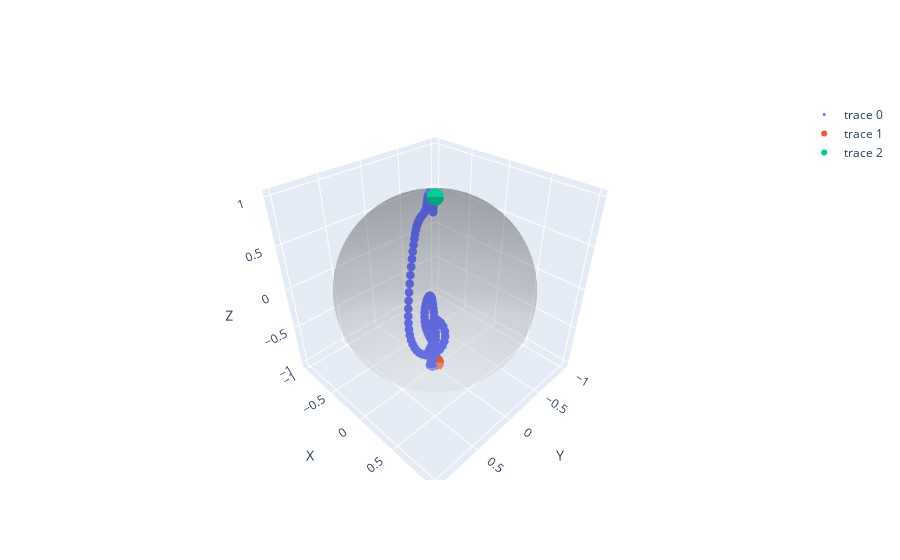
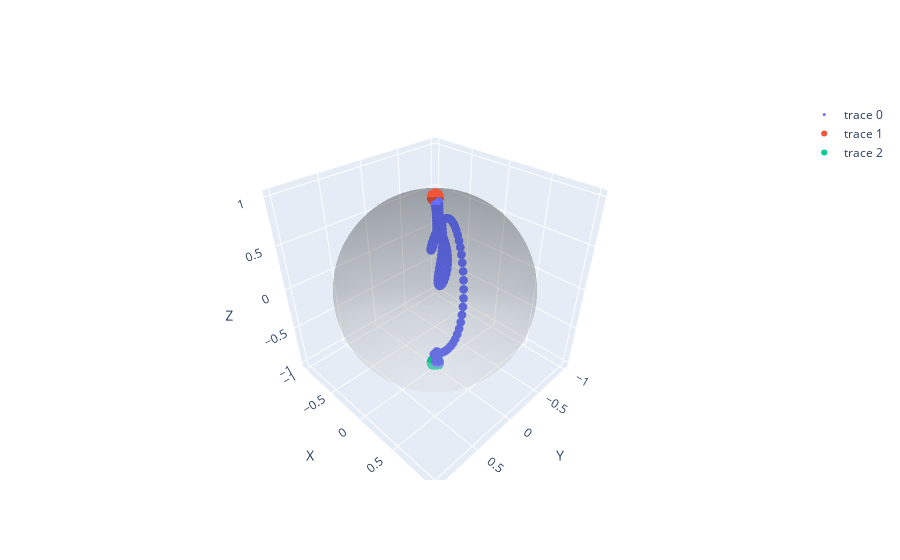

Source (notebook cell) for these figures, in order:
### Code cell
for i in range(1,N+1):
    bloch_animation(i, evolve_rho(rho0, V, B_rf, phi, W, L, N, dispersive=isDispersive).detach().numpy(), rho_desired.view(2**N, 2**N), plot=True, bloch_sphere=True)

### Figure 1 — Plotly figure (JSON) as saved in the notebook; plotly's stock layout.template omitted (floating-point values rounded to 4 significant figures; data arrays with more than 128 entries replaced by an {"elided": "..."} marker saying what was removed)
{"data": [{"marker": {"size": 3}, "mode": "markers", "type": "scatter3d", "x": {"elided": "200 float values"}, "y": {"elided": "200 float values"}, "z": {"elided": "200 float values"}}, {"marker": {"size": 6}, "mode": "markers", "type": "scatter3d", "x": [0], "y": [0], "z": [-1]}, {"marker": {"size": 6}, "mode": "markers", "type": "scatter3d", "x": [0], "y": [0], "z": [1.0]}, {"colorscale": [[0, "rgb(255,255,255)"], [0.125, "rgb(240,240,240)"], [0.25, "rgb(217,217,217)"], [0.375, "rgb(189,189,189)"], [0.5, "rgb(150,150,150)"], [0.625, "rgb(115,115,115)"], [0.75, "rgb(82,82,82)"], [0.875, "rgb(37,37,37)"], [1, "rgb(0,0,0)"]], "opacity": 0.2, "showscale": false, "type": "surface", "x": {"elided": "100x100 float values"}, "y": {"elided": "100x100 float values"}, "z": {"elided": "100x100 float values"}}], "layout": {"scene": {"xaxis": {"title": {"text": "Y"}}, "yaxis": {"title": {"text": "X"}}, "zaxis": {"title": {"text": "Z"}}}}}

### Figure 2 — Plotly figure (JSON) as saved in the notebook; plotly's stock layout.template omitted (floating-point values rounded to 4 significant figures; data arrays with more than 128 entries replaced by an {"elided": "..."} marker saying what was removed)
{"data": [{"marker": {"size": 3}, "mode": "markers", "type": "scatter3d", "x": {"elided": "200 float values"}, "y": {"elided": "200 float values"}, "z": {"elided": "200 float values"}}, {"marker": {"size": 6}, "mode": "markers", "type": "scatter3d", "x": [0], "y": [0], "z": [1]}, {"marker": {"size": 6}, "mode": "markers", "type": "scatter3d", "x": [0], "y": [0], "z": [-1.0]}, {"colorscale": [[0, "rgb(255,255,255)"], [0.125, "rgb(240,240,240)"], [0.25, "rgb(217,217,217)"], [0.375, "rgb(189,189,189)"], [0.5, "rgb(150,150,150)"], [0.625, "rgb(115,115,115)"], [0.75, "rgb(82,82,82)"], [0.875, "rgb(37,37,37)"], [1, "rgb(0,0,0)"]], "opacity": 0.2, "showscale": false, "type": "surface", "x": {"elided": "100x100 float values"}, "y": {"elided": "100x100 float values"}, "z": {"elided": "100x100 float values"}}], "layout": {"scene": {"xaxis": {"title": {"text": "Y"}}, "yaxis": {"title": {"text": "X"}}, "zaxis": {"title": {"text": "Z"}}}}}
